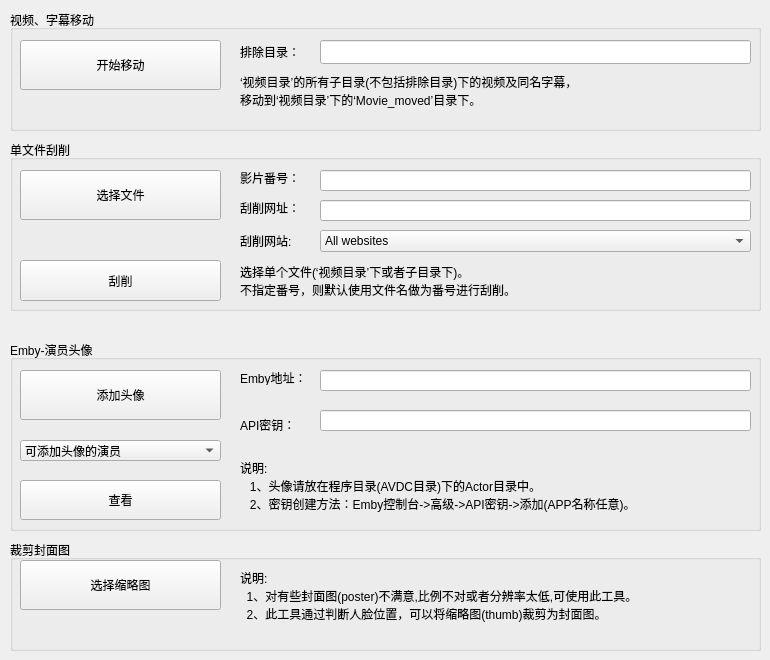
    <widget class="QWidget" name="page_tool">
     <widget class="QGroupBox" name="groupBox_6">
      <property name="geometry">
       <rect>
        <x>10</x>
        <y>10</y>
        <width>751</width>
        <height>121</height>
       </rect>
      </property>
      <property name="title">
       <string>视频、字幕移动</string>
      </property>
      <widget class="QLabel" name="label_8">
       <property name="geometry">
        <rect>
         <x>230</x>
         <y>60</y>
         <width>511</width>
         <height>41</height>
        </rect>
       </property>
       <property name="text">
        <string>‘视频目录’的所有子目录(不包括排除目录)下的视频及同名字幕，
移动到‘视频目录’下的‘Movie_moved’目录下。</string>
       </property>
      </widget>
      <widget class="QPushButton" name="pushButton_move_mp4">
       <property name="geometry">
        <rect>
         <x>10</x>
         <y>30</y>
         <width>201</width>
         <height>50</height>
        </rect>
       </property>
       <property name="text">
        <string>开始移动</string>
       </property>
      </widget>
      <widget class="QLabel" name="label_41">
       <property name="geometry">
        <rect>
         <x>230</x>
         <y>30</y>
         <width>81</width>
         <height>24</height>
        </rect>
       </property>
       <property name="text">
        <string>排除目录：</string>
       </property>
      </widget>
      <widget class="QLineEdit" name="lineEdit_escape_dir_move">
       <property name="geometry">
        <rect>
         <x>310</x>
         <y>30</y>
         <width>431</width>
         <height>24</height>
        </rect>
       </property>
      </widget>
     </widget>
     <widget class="QGroupBox" name="groupBox_7">
      <property name="geometry">
       <rect>
        <x>10</x>
        <y>140</y>
        <width>751</width>
        <height>171</height>
       </rect>
      </property>
      <property name="title">
       <string>单文件刮削</string>
      </property>
      <widget class="QLabel" name="label">
       <property name="geometry">
        <rect>
         <x>230</x>
         <y>120</y>
         <width>511</width>
         <height>41</height>
        </rect>
       </property>
       <property name="text">
        <string>选择单个文件(‘视频目录’下或者子目录下)。
不指定番号，则默认使用文件名做为番号进行刮削。</string>
       </property>
      </widget>
      <widget class="QPushButton" name="pushButton_select_file">
       <property name="geometry">
        <rect>
         <x>10</x>
         <y>30</y>
         <width>201</width>
         <height>50</height>
        </rect>
       </property>
       <property name="text">
        <string>选择文件</string>
       </property>
      </widget>
      <widget class="QComboBox" name="comboBox_website">
       <property name="geometry">
        <rect>
         <x>310</x>
         <y>90</y>
         <width>431</width>
         <height>22</height>
        </rect>
       </property>
       <item>
        <property name="text">
         <string>All websites</string>
        </property>
       </item>
       <item>
        <property name="text">
         <string>javbus</string>
        </property>
       </item>
       <item>
        <property name="text">
         <string>javdb</string>
        </property>
       </item>
       <item>
        <property name="text">
         <string>jav321</string>
        </property>
       </item>
       <item>
        <property name="text">
         <string>dmm</string>
        </property>
       </item>
       <item>
        <property name="text">
         <string>avsox</string>
        </property>
       </item>
       <item>
        <property name="text">
         <string>xcity</string>
        </property>
       </item>
       <item>
        <property name="text">
         <string>mgstage</string>
        </property>
       </item>
       <item>
        <property name="text">
         <string>fc2club</string>
        </property>
       </item>
      </widget>
      <widget class="QLabel" name="label_2">
       <property name="geometry">
        <rect>
         <x>230</x>
         <y>90</y>
         <width>72</width>
         <height>21</height>
        </rect>
       </property>
       <property name="text">
        <string>刮削网站:</string>
       </property>
      </widget>
      <widget class="QLineEdit" name="lineEdit_appoint_url">
       <property name="geometry">
        <rect>
         <x>310</x>
         <y>60</y>
         <width>431</width>
         <height>21</height>
        </rect>
       </property>
      </widget>
      <widget class="QLabel" name="label_10">
       <property name="geometry">
        <rect>
         <x>230</x>
         <y>60</y>
         <width>72</width>
         <height>15</height>
        </rect>
       </property>
       <property name="text">
        <string>刮削网址：</string>
       </property>
      </widget>
      <widget class="QLineEdit" name="lineEdit_movie_number">
       <property name="geometry">
        <rect>
         <x>310</x>
         <y>30</y>
         <width>431</width>
         <height>21</height>
        </rect>
       </property>
      </widget>
      <widget class="QLabel" name="label_12">
       <property name="geometry">
        <rect>
         <x>230</x>
         <y>30</y>
         <width>72</width>
         <height>15</height>
        </rect>
       </property>
       <property name="text">
        <string>影片番号：</string>
       </property>
      </widget>
      <widget class="QPushButton" name="pushButton_start_single_file">
       <property name="geometry">
        <rect>
         <x>10</x>
         <y>120</y>
         <width>201</width>
         <height>41</height>
        </rect>
       </property>
       <property name="text">
        <string>刮削</string>
       </property>
      </widget>
     </widget>
     <widget class="QGroupBox" name="groupBox_12">
      <property name="geometry">
       <rect>
        <x>10</x>
        <y>340</y>
        <width>751</width>
        <height>191</height>
       </rect>
      </property>
      <property name="title">
       <string>Emby-演员头像</string>
      </property>
      <widget class="QPushButton" name="pushButton_add_actor_pic">
       <property name="geometry">
        <rect>
         <x>10</x>
         <y>30</y>
         <width>201</width>
         <height>50</height>
        </rect>
       </property>
       <property name="text">
        <string>添加头像</string>
       </property>
      </widget>
      <widget class="QLineEdit" name="lineEdit_emby_url">
       <property name="geometry">
        <rect>
         <x>310</x>
         <y>30</y>
         <width>431</width>
         <height>21</height>
        </rect>
       </property>
      </widget>
      <widget class="QLabel" name="label_3">
       <property name="geometry">
        <rect>
         <x>230</x>
         <y>30</y>
         <width>72</width>
         <height>15</height>
        </rect>
       </property>
       <property name="text">
        <string>Emby地址：</string>
       </property>
      </widget>
      <widget class="QLabel" name="label_4">
       <property name="geometry">
        <rect>
         <x>230</x>
         <y>74</y>
         <width>72</width>
         <height>21</height>
        </rect>
       </property>
       <property name="text">
        <string>API密钥：</string>
       </property>
      </widget>
      <widget class="QLineEdit" name="lineEdit_api_key">
       <property name="geometry">
        <rect>
         <x>310</x>
         <y>70</y>
         <width>431</width>
         <height>21</height>
        </rect>
       </property>
      </widget>
      <widget class="QLabel" name="label_5">
       <property name="geometry">
        <rect>
         <x>230</x>
         <y>110</y>
         <width>511</width>
         <height>71</height>
        </rect>
       </property>
       <property name="text">
        <string>说明:
   1、头像请放在程序目录(AVDC目录)下的Actor目录中。
   2、密钥创建方法：Emby控制台-&gt;高级-&gt;API密钥-&gt;添加(APP名称任意)。</string>
       </property>
      </widget>
      <widget class="QPushButton" name="pushButton_show_pic_actor">
       <property name="geometry">
        <rect>
         <x>10</x>
         <y>140</y>
         <width>201</width>
         <height>40</height>
        </rect>
       </property>
       <property name="text">
        <string>查看</string>
       </property>
      </widget>
      <widget class="QComboBox" name="comboBox_pic_actor">
       <property name="geometry">
        <rect>
         <x>10</x>
         <y>100</y>
         <width>201</width>
         <height>21</height>
        </rect>
       </property>
       <item>
        <property name="text">
         <string>可添加头像的演员</string>
        </property>
       </item>
       <item>
        <property name="text">
         <string>没有头像的演员</string>
        </property>
       </item>
       <item>
        <property name="text">
         <string>已有头像的演员</string>
        </property>
       </item>
       <item>
        <property name="text">
         <string>所有演员</string>
        </property>
       </item>
      </widget>
     </widget>
     <widget class="QGroupBox" name="groupBox_13">
      <property name="geometry">
       <rect>
        <x>10</x>
        <y>540</y>
        <width>751</width>
        <height>111</height>
       </rect>
      </property>
      <property name="title">
       <string>裁剪封面图</string>
      </property>
      <widget class="QPushButton" name="pushButton_select_thumb">
       <property name="geometry">
        <rect>
         <x>10</x>
         <y>20</y>
         <width>201</width>
         <height>50</height>
        </rect>
       </property>
       <property name="text">
        <string>选择缩略图</string>
       </property>
      </widget>
      <widget class="QLabel" name="label_6">
       <property name="geometry">
        <rect>
         <x>230</x>
         <y>20</y>
         <width>511</width>
         <height>71</height>
        </rect>
       </property>
       <property name="text">
        <string>说明:
  1、对有些封面图(poster)不满意,比例不对或者分辨率太低,可使用此工具。
  2、此工具通过判断人脸位置，可以将缩略图(thumb)裁剪为封面图。</string>
       </property>
      </widget>
     </widget>
    </widget>
